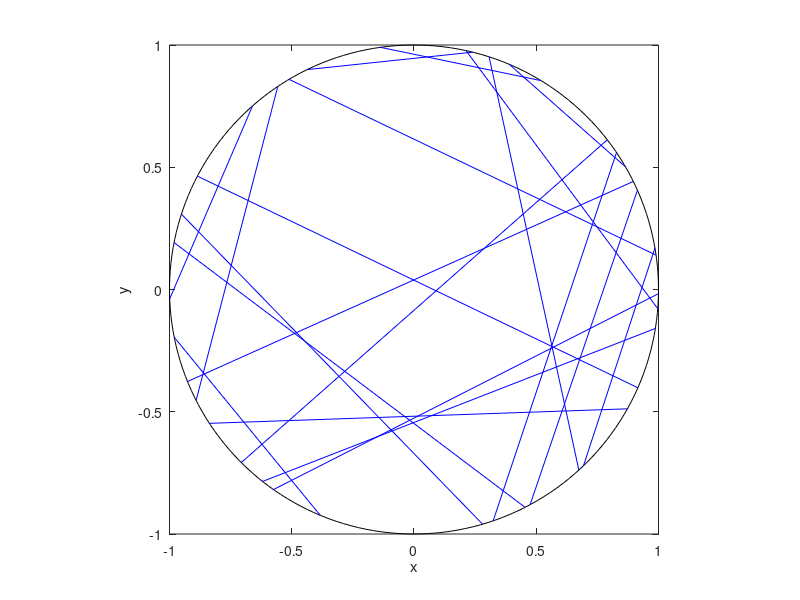

The MATLAB source for this figure:
% Simulate a uniform Poisson line process on a disk.
% Author: H. Paul Keeler, 2019.

close all; clearvars; clc;

%%%START Parameters START%%%
%Poisson line process parameters
lambda=3; %intensity (ie mean density) of the Poisson line process

%Simulation disk dimensions
xx0=0; yy0=0; %center of disk
r=1; %disk radius
massLine=2*pi*r*lambda; %total measure/mass of the line process
%%%END Parameters END%%%

%%%START Simulate a Poisson line process on a disk START%%%
%Simulate Poisson point process
numbLines=poissrnd(massLine);%Poisson number of lines
theta=2*pi*rand(numbLines,1); %choose angular component uniformly
p=r*rand(numbLines,1); %choose radial component uniformly
q=sqrt(r.^2-p.^2); %distance to circle edge (alonge line)

%calculate trig values
sin_theta=sin(theta);
cos_theta=cos(theta);

%calculate segment endpoints of Poisson line process
xx1=xx0+p.*cos_theta+q.*sin_theta;
yy1=yy0+p.*sin_theta-q.*cos_theta;
xx2=xx0+p.*cos_theta-q.*sin_theta;
yy2=yy0+p.*sin_theta+q.*cos_theta;
%%%END Simulate a Poisson line process on a disk END%%%


%%% START Plotting %%%START
%draw circle
t=linspace(0,2*pi,200);
xp=xx0+r*cos(t); yp=yy0+r*sin(t);
plot(xp,yp,'k');
axis square; hold on;
xlabel('x'); ylabel('y');

%plot segments of Poisson line process
plot([xx1';xx2'],[yy1';yy2'],'b');
%%%END Plotting END%%%
